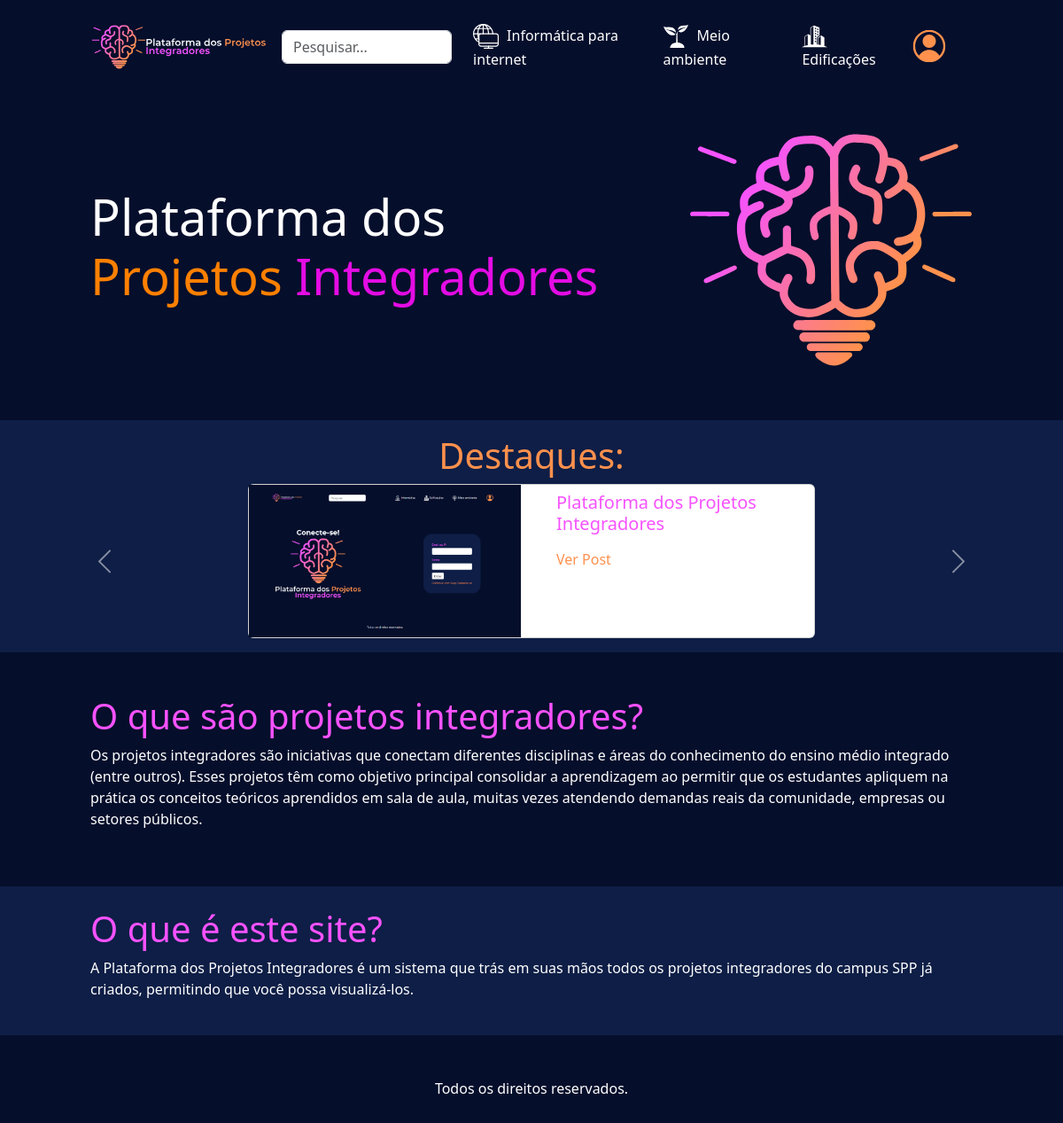
The page / on the database its author committed.
### ppi/models.py (models this page shows, shortened)
class Curso(models.Model):
    titulo = models.CharField(max_length=50)
    logo = models.FileField(blank=True)

class Projeto(models.Model):
    titulo = models.CharField(max_length=80)
    resumo = models.TextField(max_length=1000)
    objetivo = models.TextField(max_length=2000)
    capa = models.ImageField('media/')
    pdf = models.FileField(blank=True, null=True)
    imagens = models.ImageField(blank=True, null=True)
    palavras_chave = models.CharField(max_length=200, blank=True, null=True)
    curso = models.ForeignKey(Curso, on_delete=models.CASCADE)
    alunos = models.ManyToManyField(Aluno, related_name="projetos")
    orientadores = models.ManyToManyField(Orientador, related_name="projetos")
    curso = models.CharField(max_length=80)
    criado_em = models.DateTimeField(auto_now_add=True,null=True)

### ppi/views.py (the view)
# urls.py: path("", views.index, name = "index"),
def index(request):
    posts = Projeto.objects.all()
    context = {
        "posts": posts,
    }
    return render(request, "index.html", context)

### ppi/context_processors.py (called while the page is built)
def cursos(request):
    return {
        "cursos" : Curso.objects.all,
    }

### ppi/templates/index.html (shortened to what this page needs)
{% extends "base.html" %}
{% load static %}
{% block conteudo %}
<div class="container custom-container mb-3 py-3">
    <div class="row g-0">
        <div class="col-md-7 d-flex justify-content-start align-items-center">
            <h1 class="text-white text-left" style="font-size: 3.5em;">
                Plataforma dos <a style="color: rgb(255, 128, 0);">Projetos</a> <a style="color: rgb(228, 12, 228);">Integradores</a>
            </h1>
        </div>
        <div class="col-md-5 d-flex justify-content-end align-items-center">
            <img src="{% static 'imgs/LogoPPI.svg' %}" alt="Logo" style="max-height: 20rem;">
        </div>
    </div>
</div>
<div class="container-fluid py-3 blueback">
    <div class="container custom-container d-flex flex-column">
      <h1 class="laranja text-center">Destaques:</h1>
      <div id="postCarousel" class="carousel slide" data-bs-ride="carousel">
        <div class="carousel-inner">
          {% for post in posts %}
            <div class="carousel-item {% if forloop.first %}active{% endif %}">
              <div class="d-flex justify-content-center align-items-center">
                <div class="card" style="max-width: 40em;">
                  <div class="row">
                    <div class="col-md-6">
                      <img src="{{ post.capa.url }}" class="img-fluid rounded-0 w-100 h-100" style="max-height: 100%;" alt="{{ post.titulo }}">
                    </div>
                    <div class="col-md-6 ">
                      <div class="card-body py-2">
                        <h5 class="card-title roxinho">{{ post.titulo }}</h5>
                        <a class="text-end laranja" href="{% url 'post' post.id %}">Ver Post</a>
                      </div>
                    </div>
                  </div>
                </div>
              </div>
            </div>
          {% endfor %}
        </div>
        <button class="carousel-control-prev position-absolute top-50 start-0 translate-middle-y" type="button" data-bs-target="#postCarousel" data-bs-slide="prev">
          <span class="carousel-control-prev-icon position-absolute top-50 start-0 translate-middle-y" aria-hidden="true"></span>
        </button>
        <button class="carousel-control-next position-absolute top-50 end-0 translate-middle-y" type="button" data-bs-target="#postCarousel" data-bs-slide="next">
          <span class="carousel-control-next-icon position-absolute top-50 end-0 translate-middle-y" aria-hidden="true"></span>
        </button>
      </div>
    </div>
</div>
<div class="container-fluid">
    <div class="container custom-container mt-4 py-4">
        <h1 class="roxinho">
            O que são projetos integradores?
        </h1>
        <p class="text-white">
          Os projetos integradores são iniciativas que conectam diferentes disciplinas e áreas do conhecimento do ensino médio integrado (entre outros). Esses projetos têm como objetivo principal consolidar a aprendizagem ao permitir que os estudantes apliquem na prática os conceitos teóricos aprendidos em sala de aula, muitas vezes atendendo demandas reais da comunidade, empresas ou setores públicos.
        </p>
    </div>
</div>
<div class="container-fluid blueback">
    <div class="container custom-container mt-4 py-4">
        <h1 class="roxinho">
            O que é este site?
        </h1>
        <p class="text-white">
            A Plataforma dos Projetos Integradores é um sistema que trás em suas mãos todos os projetos integradores do campus SPP já criados, permitindo que você possa visualizá-los.
        </p>
    </div>
</div>
{% endblock conteudo %}

### ppi/templates/base.html (shortened to what this page needs)
{% load static %}
<!doctype html>
<html lang="pt-br">
  <head>
    <link href="https://cdn.jsdelivr.net/npm/bootstrap@5.3.3/dist/css/bootstrap.min.css" rel="stylesheet">
    <link rel="stylesheet" href="{% static 'style.css' %}">
  </head>
  <body style="background-color: rgb(5, 14, 43);">
<nav class="navbar navbar-expand-lg">
  <div class="container custom-container">
      <a class="navbar-brand" href="{% url 'index' %}">
          <img src="{% static 'imgs/logotopo.svg' %}" alt="Logo" style="max-height: 80px;">
      </a>
      <div class="collapse navbar-collapse" id="navbarSupportedContent">
          <ul class="navbar-nav mb-2 mb-lg-0 ms-auto d-flex align-items-center">
              <form
                  action="{% url 'pesquisar' %}"
                  method="GET"
                  class="d-flex justify-content-center"
                  onsubmit="return redirectToSearchPage();"
              >
                  <input
                      type="text"
                      class="form-control search-bar"
                      placeholder="Pesquisar..."
                      onclick="window.location.href='{% url 'pesquisar' %}';"
                      readonly
                  >
              </form>
              {% for curso in cursos %}
              <li class="nav-item mx-3">
                  <a class="{% if request.path == '/projetos/' %} roxinho {% else %} text-white {% endif %} nav-link" href="{% url 'projetos' curso.id %}">
                      <img src="{{ curso.logo.url }}" style="max-width: 1.8rem; margin-right: 5px;" alt="Informática">
                      {{ curso.titulo }}
                  </a>
              </li>
              {% endfor %}
              {% if user.is_authenticated %}
              <li class="nav-item me-3">
                  <a class="nav-link" href="{% url 'verperfil' %}">
                    <img style="max-width: 50px;" src="{% static 'imgs/btnlogin.svg' %}" alt="login">
                  </a>
              </li>
              {% else %}
              <li class="nav-item me-3">
                  <a class="nav-link" href="{% url 'login' %}">
                    <img style="max-width: 50px;" src="{% static 'imgs/btnlogin.svg' %}" alt="login">
                  </a>
              </li>
              {% endif %}
          </ul>
      </div>
  </div>
</nav>
    {% block conteudo %}
    {% endblock conteudo %}
    <footer class="py-5 text-center text-white">
      Todos os direitos reservados.
    </footer>
  </body>
</html>

### ppi/static/style.css (style rules this page uses)
.roxinho { color: rgb(246, 82, 255); text-decoration: none; }
.laranja { color: rgb(255, 145, 77); text-decoration: none; }
.blueback { background-color: rgb(14, 30, 70); }
.custom-container { max-width: 85vw; width: 100%; }
input::placeholder, textarea::placeholder { color: #ffffff; }
input, textarea, select { border: none; }

### rows shown on the page
Curso: logo (picture), titulo "Informática para internet"
Curso: logo (picture), titulo "Meio ambiente"
Curso: logo (picture), titulo "Edificações"
Projeto: capa (picture), titulo "Plataforma dos Projetos Integradores"
